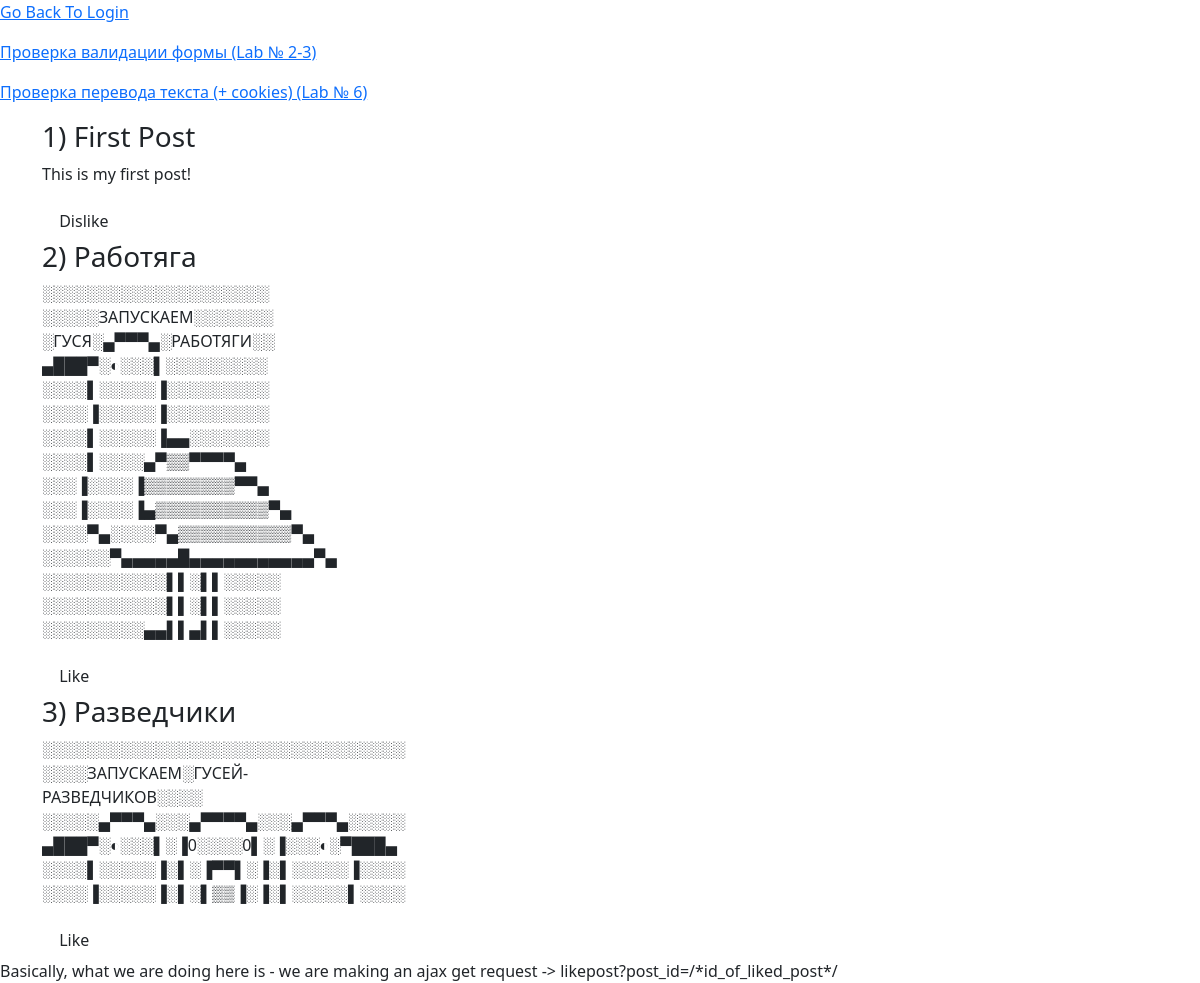
The page /PageForPosts/ (signed in) on the database its author committed.
### polls/models.py (models this page shows)
class Post(models.Model):
    objects = models.Manager()
    post_heading = models.CharField(max_length=200)
    post_text = models.TextField(max_length=200000)
    created = models.DateTimeField(auto_now_add=True, null=True)
    updated = models.DateTimeField(auto_now=True, null=True)
    author = models.ForeignKey(User, on_delete=CASCADE, related_name='author_posts', null=True)
    likes = models.ManyToManyField(User, related_name='likes_on_post', blank=True)
    is_liked = models.BooleanField(False)

### polls/views.py (the view, shortened to what this page needs)
# urls.py: path('PageForPosts/', views.PageForPosts, name='PageForPosts'),
def PageForPosts(request):
    if request.method == 'GET':
        posts = Post.objects.all()
        for post in posts:
            post.button_id='Button'+str(post.id)
            if post.likes.filter(id=request.user.id).exists():
                post.is_liked = True
            else:
                post.is_liked = False
        data = {
            'posts': posts
        }
        return render(request, 'polls/PageForPosts.html', data)

### templates/polls/PageForPosts.html (shortened to what this page needs)
{% load static %}
<!DOCTYPE html>
<html>
<head>
    <link href="https://cdn.jsdelivr.net/npm/bootstrap@5.1.3/dist/css/bootstrap.min.css" rel="stylesheet"
>
</head>
<body>
<div>
    <p><a href="{% url 'login' %}">Go Back To Login</a></p>
    <p><a href="{% url 'Validation' %}">Проверка валидации формы (Lab № 2-3)</a></p>
    <p><a href="{% url 'Localization' %}">Проверка перевода текста (+ cookies) (Lab № 6)</a></p>
</div>
<div class="container">
    <div class="ml-lg-5">
        {% for post in posts %}
            <h3>{{ forloop.counter }}) {{ post.post_heading }}</h3>
            <p style="width:30%">{{ post.post_text }} </p>
            <form id={{ post.id }} action="{% url 'PageForPosts' %}" class = 'form-for-like' method="post">
                <button type="submit" class = "btn" id={{ post.button_id }}>
                        {% if post.is_liked %}
                            Dislike
                        {% else %}
                            Like
                        {% endif %}
                </button>
            </form>
        {% endfor %}
    </div>
</div>
</body>
</html>

### rows shown on the page
Post: post_heading "First Post", post_text "This is my first post!", is_liked "Dislike"
Post: post_heading "Работяга", post_text "░░░░░░░░░░░░░░░░░░░░ ░░░░░ЗАПУСКАЕМ░░░░░░░ ░ГУСЯ░▄▀▀▀▄░РАБОТЯГИ░░ ▄███▀░◐░░░▌░░░░░░░░░ ░░░░▌░░░░░▐░░░░░░░░░ ░░░░▐░░░░░▐░░░░░░░░░ ░░░░▌░░░░░▐▄▄░░░░░░░ ░░░░▌░░░░▄▀▒▒▀▀▀▀▄ ░░░▐░░░░▐▒▒▒▒▒▒▒▒▀▀▄ ░░░▐░░░░▐▄▒▒▒▒▒▒▒▒▒▒▀▄ ░░░░▀▄░░░░▀▄▒▒▒▒▒▒▒▒▒▒▀▄ ░░░░░░▀▄▄▄▄▄█▄▄▄▄▄▄▄▄▄▄▄▀▄ ░░░░░░░░░░░▌▌░▌▌░░░░░ ░░░░░░░░░░░▌▌░▌▌░░░░░ ░░░░░░░░░▄▄▌▌▄▌▌░░░░░", is_liked "Like"
Post: post_heading "Разведчики", post_text "░░░░░░░░░░░░░░░░░░░░░░░░░░░░░░░░ ░░░░ЗАПУСКАЕМ░ГУСЕЙ-РАЗВЕДЧИКОВ░░░░ ░░░░░▄▀▀▀▄░░░▄▀▀▀▀▄░░░▄▀▀▀▄░░░░░ ▄███▀░◐░░░▌░▐0░░░░0▌░▐░░░◐░▀███▄ ░░░░▌░░░░░▐░▌░▐▀▀▌░▐░▌░░░░░▐░░░░ ░░░░▐░░░░░▐░▌░▌▒▒▐░▐░▌░░░░░▌░░░░", is_liked "Like"
